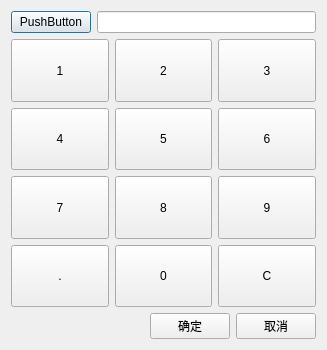
<?xml version="1.0" encoding="UTF-8"?>
<ui version="4.0">
 <class>barscale_num_input</class>
 <widget class="QDialog" name="barscale_num_input">
  <property name="geometry">
   <rect>
    <x>0</x>
    <y>0</y>
    <width>327</width>
    <height>350</height>
   </rect>
  </property>
  <property name="windowTitle">
   <string>Dialog</string>
  </property>
  <layout class="QVBoxLayout" name="verticalLayout">
   <item>
    <layout class="QHBoxLayout" name="horizontalLayout_2">
     <item>
      <widget class="QPushButton" name="pushButton_switch">
       <property name="text">
        <string>PushButton</string>
       </property>
      </widget>
     </item>
     <item>
      <widget class="QLineEdit" name="lineEdit"/>
     </item>
    </layout>
   </item>
   <item>
    <layout class="QGridLayout" name="gridLayout">
     <item row="0" column="0">
      <widget class="QPushButton" name="pushButton_num1">
       <property name="sizePolicy">
        <sizepolicy hsizetype="Expanding" vsizetype="Expanding">
         <horstretch>0</horstretch>
         <verstretch>0</verstretch>
        </sizepolicy>
       </property>
       <property name="minimumSize">
        <size>
         <width>0</width>
         <height>40</height>
        </size>
       </property>
       <property name="maximumSize">
        <size>
         <width>16777215</width>
         <height>16777215</height>
        </size>
       </property>
       <property name="focusPolicy">
        <enum>Qt::NoFocus</enum>
       </property>
       <property name="styleSheet">
        <string notr="true"/>
       </property>
       <property name="text">
        <string>1</string>
       </property>
       <property name="outer_stylesheet" stdset="0">
        <string>pushbutton_key</string>
       </property>
      </widget>
     </item>
     <item row="0" column="1">
      <widget class="QPushButton" name="pushButton_num2">
       <property name="sizePolicy">
        <sizepolicy hsizetype="Expanding" vsizetype="Expanding">
         <horstretch>0</horstretch>
         <verstretch>0</verstretch>
        </sizepolicy>
       </property>
       <property name="minimumSize">
        <size>
         <width>0</width>
         <height>40</height>
        </size>
       </property>
       <property name="maximumSize">
        <size>
         <width>16777215</width>
         <height>16777215</height>
        </size>
       </property>
       <property name="focusPolicy">
        <enum>Qt::NoFocus</enum>
       </property>
       <property name="styleSheet">
        <string notr="true"/>
       </property>
       <property name="text">
        <string>2</string>
       </property>
       <property name="outer_stylesheet" stdset="0">
        <string>pushbutton_key</string>
       </property>
      </widget>
     </item>
     <item row="0" column="2">
      <widget class="QPushButton" name="pushButton_num3">
       <property name="sizePolicy">
        <sizepolicy hsizetype="Expanding" vsizetype="Expanding">
         <horstretch>0</horstretch>
         <verstretch>0</verstretch>
        </sizepolicy>
       </property>
       <property name="minimumSize">
        <size>
         <width>0</width>
         <height>40</height>
        </size>
       </property>
       <property name="maximumSize">
        <size>
         <width>16777215</width>
         <height>16777215</height>
        </size>
       </property>
       <property name="focusPolicy">
        <enum>Qt::NoFocus</enum>
       </property>
       <property name="styleSheet">
        <string notr="true"/>
       </property>
       <property name="text">
        <string>3</string>
       </property>
       <property name="outer_stylesheet" stdset="0">
        <string>pushbutton_key</string>
       </property>
      </widget>
     </item>
     <item row="1" column="0">
      <widget class="QPushButton" name="pushButton_num4">
       <property name="sizePolicy">
        <sizepolicy hsizetype="Expanding" vsizetype="Expanding">
         <horstretch>0</horstretch>
         <verstretch>0</verstretch>
        </sizepolicy>
       </property>
       <property name="minimumSize">
        <size>
         <width>0</width>
         <height>40</height>
        </size>
       </property>
       <property name="maximumSize">
        <size>
         <width>16777215</width>
         <height>16777215</height>
        </size>
       </property>
       <property name="focusPolicy">
        <enum>Qt::NoFocus</enum>
       </property>
       <property name="styleSheet">
        <string notr="true"/>
       </property>
       <property name="text">
        <string>4</string>
       </property>
       <property name="outer_stylesheet" stdset="0">
        <string>pushbutton_key</string>
       </property>
      </widget>
     </item>
     <item row="1" column="1">
      <widget class="QPushButton" name="pushButton_num5">
       <property name="sizePolicy">
        <sizepolicy hsizetype="Expanding" vsizetype="Expanding">
         <horstretch>0</horstretch>
         <verstretch>0</verstretch>
        </sizepolicy>
       </property>
       <property name="minimumSize">
        <size>
         <width>0</width>
         <height>40</height>
        </size>
       </property>
       <property name="maximumSize">
        <size>
         <width>16777215</width>
         <height>16777215</height>
        </size>
       </property>
       <property name="focusPolicy">
        <enum>Qt::NoFocus</enum>
       </property>
       <property name="styleSheet">
        <string notr="true"/>
       </property>
       <property name="text">
        <string>5</string>
       </property>
       <property name="outer_stylesheet" stdset="0">
        <string>pushbutton_key</string>
       </property>
      </widget>
     </item>
     <item row="1" column="2">
      <widget class="QPushButton" name="pushButton_num6">
       <property name="sizePolicy">
        <sizepolicy hsizetype="Expanding" vsizetype="Expanding">
         <horstretch>0</horstretch>
         <verstretch>0</verstretch>
        </sizepolicy>
       </property>
       <property name="minimumSize">
        <size>
         <width>0</width>
         <height>40</height>
        </size>
       </property>
       <property name="maximumSize">
        <size>
         <width>16777215</width>
         <height>16777215</height>
        </size>
       </property>
       <property name="focusPolicy">
        <enum>Qt::NoFocus</enum>
       </property>
       <property name="styleSheet">
        <string notr="true"/>
       </property>
       <property name="text">
        <string>6</string>
       </property>
       <property name="outer_stylesheet" stdset="0">
        <string>pushbutton_key</string>
       </property>
      </widget>
     </item>
     <item row="2" column="0">
      <widget class="QPushButton" name="pushButton_num7">
       <property name="sizePolicy">
        <sizepolicy hsizetype="Expanding" vsizetype="Expanding">
         <horstretch>0</horstretch>
         <verstretch>0</verstretch>
        </sizepolicy>
       </property>
       <property name="minimumSize">
        <size>
         <width>0</width>
         <height>40</height>
        </size>
       </property>
       <property name="maximumSize">
        <size>
         <width>16777215</width>
         <height>16777215</height>
        </size>
       </property>
       <property name="focusPolicy">
        <enum>Qt::NoFocus</enum>
       </property>
       <property name="styleSheet">
        <string notr="true"/>
       </property>
       <property name="text">
        <string>7</string>
       </property>
       <property name="outer_stylesheet" stdset="0">
        <string>pushbutton_key</string>
       </property>
      </widget>
     </item>
     <item row="2" column="1">
      <widget class="QPushButton" name="pushButton_num8">
       <property name="sizePolicy">
        <sizepolicy hsizetype="Expanding" vsizetype="Expanding">
         <horstretch>0</horstretch>
         <verstretch>0</verstretch>
        </sizepolicy>
       </property>
       <property name="minimumSize">
        <size>
         <width>0</width>
         <height>40</height>
        </size>
       </property>
       <property name="maximumSize">
        <size>
         <width>16777215</width>
         <height>16777215</height>
        </size>
       </property>
       <property name="focusPolicy">
        <enum>Qt::NoFocus</enum>
       </property>
       <property name="styleSheet">
        <string notr="true"/>
       </property>
       <property name="text">
        <string>8</string>
       </property>
       <property name="outer_stylesheet" stdset="0">
        <string>pushbutton_key</string>
       </property>
      </widget>
     </item>
     <item row="2" column="2">
      <widget class="QPushButton" name="pushButton_num9">
       <property name="sizePolicy">
        <sizepolicy hsizetype="Expanding" vsizetype="Expanding">
         <horstretch>0</horstretch>
         <verstretch>0</verstretch>
        </sizepolicy>
       </property>
       <property name="minimumSize">
        <size>
         <width>0</width>
         <height>40</height>
        </size>
       </property>
       <property name="maximumSize">
        <size>
         <width>16777215</width>
         <height>16777215</height>
        </size>
       </property>
       <property name="focusPolicy">
        <enum>Qt::NoFocus</enum>
       </property>
       <property name="styleSheet">
        <string notr="true"/>
       </property>
       <property name="text">
        <string>9</string>
       </property>
       <property name="outer_stylesheet" stdset="0">
        <string>pushbutton_key</string>
       </property>
      </widget>
     </item>
     <item row="3" column="0">
      <widget class="QPushButton" name="pushButton_dot">
       <property name="sizePolicy">
        <sizepolicy hsizetype="Expanding" vsizetype="Expanding">
         <horstretch>0</horstretch>
         <verstretch>0</verstretch>
        </sizepolicy>
       </property>
       <property name="minimumSize">
        <size>
         <width>0</width>
         <height>40</height>
        </size>
       </property>
       <property name="maximumSize">
        <size>
         <width>16777215</width>
         <height>16777215</height>
        </size>
       </property>
       <property name="focusPolicy">
        <enum>Qt::NoFocus</enum>
       </property>
       <property name="styleSheet">
        <string notr="true"/>
       </property>
       <property name="text">
        <string>.</string>
       </property>
       <property name="outer_stylesheet" stdset="0">
        <string>pushbutton_key</string>
       </property>
      </widget>
     </item>
     <item row="3" column="1">
      <widget class="QPushButton" name="pushButton_num0">
       <property name="sizePolicy">
        <sizepolicy hsizetype="Expanding" vsizetype="Expanding">
         <horstretch>0</horstretch>
         <verstretch>0</verstretch>
        </sizepolicy>
       </property>
       <property name="minimumSize">
        <size>
         <width>0</width>
         <height>40</height>
        </size>
       </property>
       <property name="maximumSize">
        <size>
         <width>16777215</width>
         <height>16777215</height>
        </size>
       </property>
       <property name="focusPolicy">
        <enum>Qt::NoFocus</enum>
       </property>
       <property name="styleSheet">
        <string notr="true"/>
       </property>
       <property name="text">
        <string>0</string>
       </property>
       <property name="outer_stylesheet" stdset="0">
        <string>pushbutton_key</string>
       </property>
      </widget>
     </item>
     <item row="3" column="2">
      <widget class="QPushButton" name="pushButton_clear">
       <property name="sizePolicy">
        <sizepolicy hsizetype="Expanding" vsizetype="Expanding">
         <horstretch>0</horstretch>
         <verstretch>0</verstretch>
        </sizepolicy>
       </property>
       <property name="minimumSize">
        <size>
         <width>0</width>
         <height>40</height>
        </size>
       </property>
       <property name="maximumSize">
        <size>
         <width>16777215</width>
         <height>16777215</height>
        </size>
       </property>
       <property name="focusPolicy">
        <enum>Qt::NoFocus</enum>
       </property>
       <property name="styleSheet">
        <string notr="true"/>
       </property>
       <property name="text">
        <string>C</string>
       </property>
       <property name="outer_stylesheet" stdset="0">
        <string>pushbutton_key</string>
       </property>
      </widget>
     </item>
    </layout>
   </item>
   <item>
    <layout class="QHBoxLayout" name="horizontalLayout">
     <item>
      <spacer name="horizontalSpacer">
       <property name="orientation">
        <enum>Qt::Horizontal</enum>
       </property>
       <property name="sizeHint" stdset="0">
        <size>
         <width>40</width>
         <height>20</height>
        </size>
       </property>
      </spacer>
     </item>
     <item>
      <widget class="QPushButton" name="pushButton_ok">
       <property name="text">
        <string>确定</string>
       </property>
      </widget>
     </item>
     <item>
      <widget class="QPushButton" name="pushButton_cancel">
       <property name="text">
        <string>取消</string>
       </property>
      </widget>
     </item>
    </layout>
   </item>
  </layout>
 </widget>
 <resources/>
 <connections/>
</ui>
